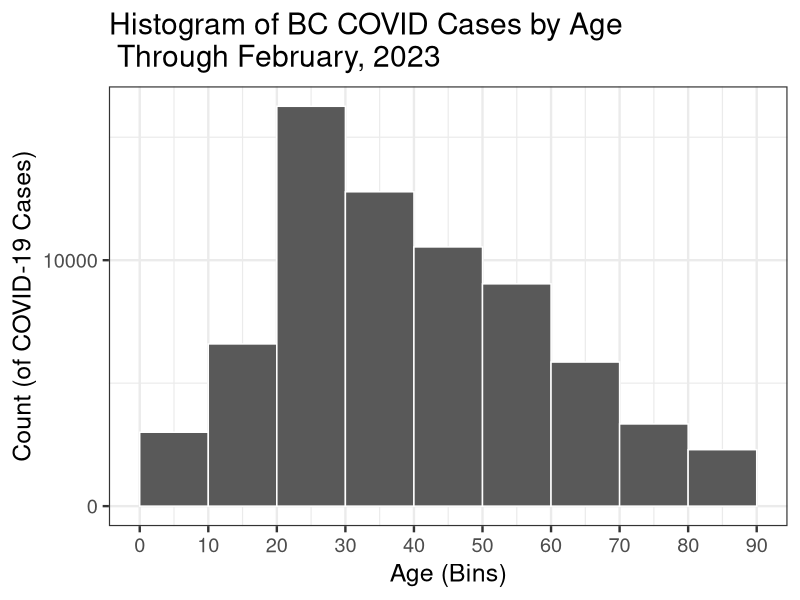
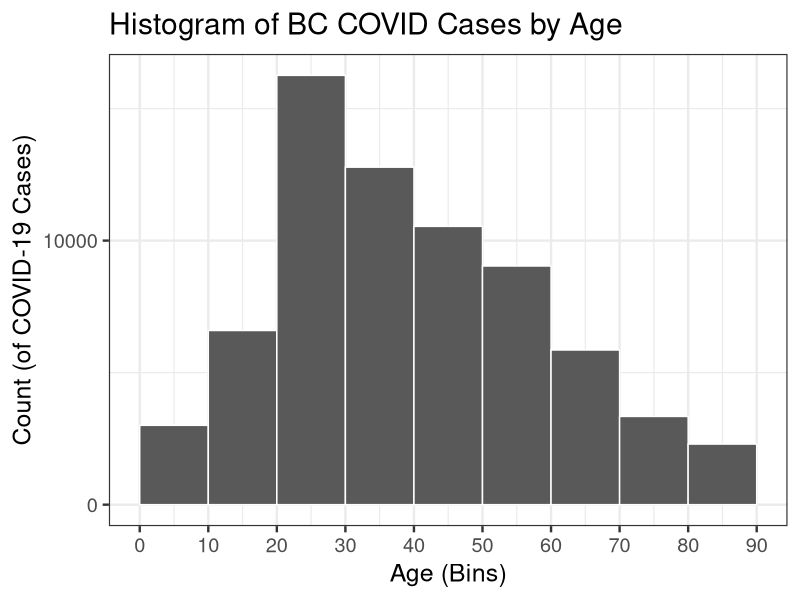
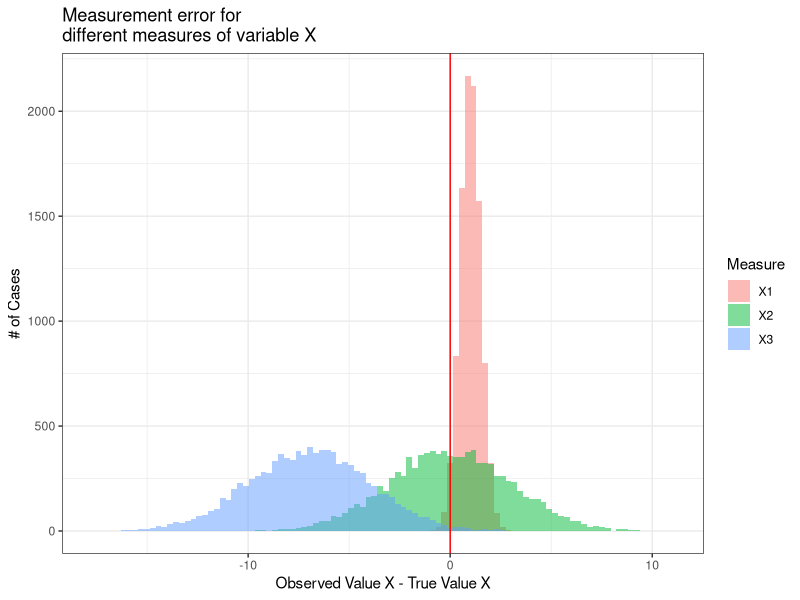

The R source for these figures, in order:
## ---- chunk 1
knitr::opts_chunk$set(echo = FALSE)
require(stringr)
require(data.table)
require(ggplot2)
require(magrittr)
## ---- chunk 2

bc_data = fread('./BCCDC_COVID19_Dashboard_Case_Details.csv')
bc_data[, age := str_extract(Age_Group, "\\d\\d$") %>% as.numeric %>% `-` (1)]

ggplot(bc_data, aes(x = age)) + geom_histogram(breaks = seq(0,90,10), col = "white") + theme_bw(base_size = 18) + ggtitle("Histogram of BC COVID Cases by Age \n Through February, 2023") + xlab("Age (Bins)") + ylab("Count (of COVID-19 Cases)")  +
    scale_x_continuous(breaks=seq(0,90,10)) +
    scale_y_continuous(breaks = seq(0,80000,10000))
## ---- chunk 3
ggplot(bc_data, aes(x = age)) + geom_histogram(breaks = seq(0,90,10), col = "white") + theme_bw(base_size = 18) + ggtitle("Histogram of BC COVID Cases by Age") + xlab("Age (Bins)") + ylab("Count (of COVID-19 Cases)")  +
    scale_x_continuous(breaks=seq(0,90,10)) +
    scale_y_continuous(breaks = seq(0,80000,10000))
## ---- chunk 4
require(ggplot2)
n = 10000
x1 = rnorm(n, 0, 0.5) + 1
x2 = rnorm(n, 0, 3)
x3 = rnorm(n, -7, 3)
plot_data = data.frame(Measure = rep(paste0("X",1:3), each = n), value = c(x1, x2, x3))
xlims = range(c(x1,x2, x3))
ggplot(plot_data, aes(value, fill = Measure)) + 
  geom_histogram(bins = 100, alpha = 0.5, position = 'identity') +
  labs(title = 'Measurement error for\ndifferent measures of variable X') + xlab("Observed Value X - True Value X") + ylab("# of Cases") + 
  theme_bw() +
  geom_vline(xintercept = 0, colour = 'red')
